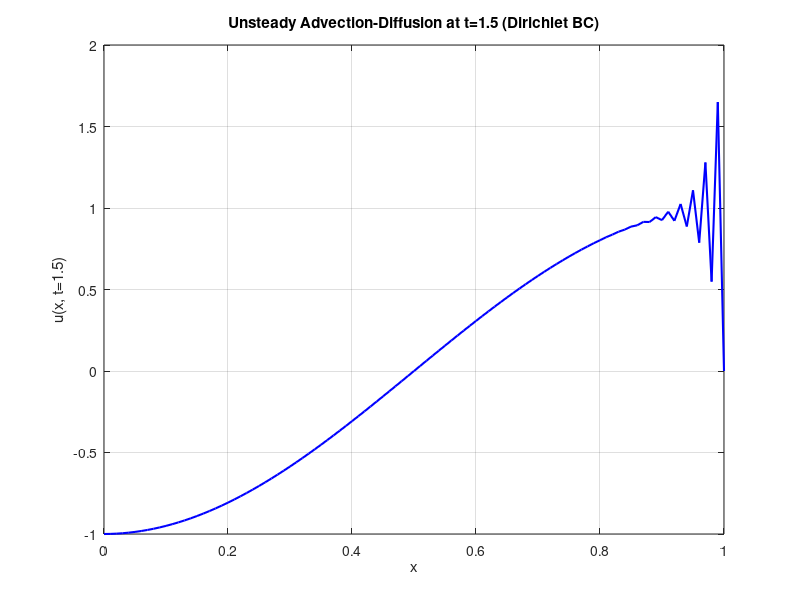

This chart was generated by the following MATLAB code:
L = 1.0; c = 1.0; nu = 1e-3; f = 0.0;
E = 100; N = E + 1; h = L / E;
dt = 0.001; t_end = 1.5;
n_steps = round(t_end / dt);

x = linspace(0, L, N)';

A = sparse(N, N); C = sparse(N, N); B = sparse(N, N);

for e = 1:E
    A_e = (1.0 / h) * [1.0, -1.0; -1.0, 1.0];
    C_e = 0.5 * [-1.0, 1.0; -1.0, 1.0];
    B_e = (h / 6.0) * [2.0, 1.0; 1.0, 2.0];
    
    idx = [e, e+1];
    A(idx, idx) = A(idx, idx) + A_e;
    C(idx, idx) = C(idx, idx) + C_e;
    B(idx, idx) = B(idx, idx) + B_e;
end

U = zeros(N, n_steps + 1);

LHS1 = (1/dt)*B + nu*A;
LHS2 = (3/(2*dt))*B + nu*A;
LHS3 = (11/(6*dt))*B + nu*A;

for n = 1:n_steps
    t_next = n * dt;
    
    if n == 1
        RHS = (1/dt)*B*U(:, n) - c*C*U(:, n);
        LHS = LHS1;
    elseif n == 2
        RHS = (1/dt)*B*(2*U(:, n) - 0.5*U(:, n-1)) - c*C*(2*U(:, n) - U(:, n-1));
        LHS = LHS2;
    else
        RHS = (1/dt)*B*(3*U(:, n) - 1.5*U(:, n-1) + (1/3)*U(:, n-2)) - ...
              c*C*(3*U(:, n) - 3*U(:, n-1) + U(:, n-2));
        LHS = LHS3;
    end
    
    LHS_bc = LHS;
    LHS_bc(1, :) = 0; LHS_bc(1, 1) = 1; RHS(1) = sin(pi * t_next);
    LHS_bc(end, :) = 0; LHS_bc(end, end) = 1; RHS(end) = 0;
    
    U(:, n+1) = LHS_bc \ RHS;
end

figure;
plot(x, U(:, end), 'b-', 'LineWidth', 1.5);
title('Unsteady Advection-Diffusion at t=1.5 (Dirichlet BC)');
xlabel('x'); ylabel('u(x, t=1.5)');
grid on;
